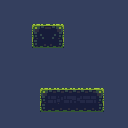

A 2D game scene composited from a Tiled map and its tileset images. What follows is a short description and the map's XML, with every tile layer's data as written:
An orthogonal 16x16 tile map with 8x8 px tiles, 3 tile layers (Grid_8, Auto_layer_values, PureIntGrid), 3 tilesets.

<map version="1.4" tiledversion="1.4.2" orientation="orthogonal" renderorder="right-down" compressionlevel="0" width="16" height="16" tilewidth="8" tileheight="8" infinite="0" backgroundcolor="#343F5E" nextlayerid="4" nextobjectid="1"><tileset firstgid="1" name="Cavernas_by_Adam_Saltsman" tilewidth="8" tileheight="8" tilecount="384" columns="12" objectalignment="topleft" margin="0" spacing="0"><image source="..\..\..\app\samples\Cavernas_by_Adam_Saltsman.png" width="96" height="256" /></tileset><tileset firstgid="385" name="PureIntGrid" tilewidth="8" tileheight="8" tilecount="3" columns="3" objectalignment="topleft"><image source="PureIntGrid.intgrid.png" width="24" height="8" /></tileset><tileset firstgid="388" name="Auto_layer" tilewidth="8" tileheight="8" tilecount="1" columns="1" objectalignment="topleft"><image source="Auto_layer.intgrid.png" width="8" height="8" /></tileset><layer id="1" name="Grid_8" width="16" height="16" opacity="1"><data encoding="csv">0,0,0,0,0,0,0,0,0,0,0,0,0,0,0,0,0,0,0,0,0,0,0,0,0,0,0,0,0,0,0,0,0,0,0,0,0,0,0,0,0,0,0,0,0,0,0,0,0,0,0,0,13,14,2147483662,2147483661,0,0,0,0,0,0,0,0,0,0,0,0,25,26,2147483674,2147483673,0,0,0,0,0,0,0,0,0,0,0,0,37,38,2147483686,2147483685,0,0,0,0,0,0,0,0,0,0,0,0,0,0,0,0,0,0,0,0,0,0,0,0,0,0,0,0,0,0,0,0,0,0,0,0,0,0,0,0,0,0,0,0,0,0,0,0,0,0,0,0,0,0,0,0,0,0,0,0,0,0,0,0,0,0,0,0,0,0,0,0,0,0,0,0,0,0,0,0,0,0,0,0,0,0,0,0,0,0,0,0,0,13,14,14,14,14,14,14,2147483661,0,0,0,0,0,0,0,0,25,4,6,4,7,4,4,2147483673,0,0,0,0,0,0,0,0,37,38,38,38,38,38,38,2147483685,0,0,0,0,0,0,0,0,0,0,0,0,0,0,0,0,0,0,0,0,0,0,0,0,0,0,0,0,0,0,0,0,0,0,0</data></layer><layer id="2" name="Auto_layer_values" width="16" height="16" opacity="1"><data encoding="csv">0,0,0,0,0,0,0,0,0,0,0,0,0,0,0,0,0,0,0,0,0,0,0,0,0,0,0,0,0,0,0,0,0,0,0,0,0,0,0,0,0,0,0,0,0,0,0,0,0,0,0,0,0,0,0,0,0,0,0,0,0,0,0,0,0,0,0,0,0,0,0,0,0,0,0,0,0,0,0,0,0,0,0,0,0,0,0,0,0,0,0,0,0,0,0,0,0,0,0,0,0,0,0,0,0,0,0,0,0,0,0,0,0,0,0,0,0,0,0,0,0,0,0,0,0,0,0,0,0,0,0,0,0,0,0,0,0,0,0,0,0,0,0,0,0,0,0,0,0,0,0,0,0,0,0,0,0,0,0,0,0,0,0,0,0,0,0,0,0,0,0,0,0,0,0,0,0,0,0,0,0,0,0,0,0,0,0,0,0,0,0,0,0,0,0,0,0,0,0,0,0,0,0,0,0,0,0,0,0,0,0,0,0,0,0,0,0,0,0,0,0,0,0,0,0,0,0,0,0,0,0,0,0,0,0,0,0,0,0,0,0,0,0,0,0,0,0,0,0,0,0,0,0,0,0,0</data></layer><layer id="3" name="PureIntGrid" width="16" height="16" opacity="1"><data encoding="csv">0,0,0,0,0,0,0,0,0,0,0,0,0,0,0,0,0,0,0,0,0,0,0,0,0,0,0,0,0,0,0,0,0,0,0,0,0,0,0,0,0,0,0,0,0,0,0,0,0,0,0,0,0,0,0,0,0,0,0,0,0,0,0,0,0,0,0,0,0,0,0,0,0,0,0,0,0,0,0,0,0,0,0,0,0,0,0,0,0,0,0,0,0,0,0,0,0,0,0,0,0,0,0,0,0,0,0,0,0,0,0,0,0,0,0,0,0,0,0,0,0,0,0,0,0,0,0,0,0,0,0,0,0,0,0,0,0,0,0,0,0,0,0,0,0,0,0,0,0,0,0,0,0,0,0,0,0,0,0,0,0,0,0,0,0,0,0,0,0,0,0,0,0,0,0,0,0,0,0,0,0,0,0,0,0,0,0,0,0,0,0,0,0,0,0,0,0,0,0,0,0,0,0,0,0,0,0,0,0,0,0,0,0,0,0,0,0,0,0,0,0,0,0,0,0,0,0,0,0,0,0,0,0,0,0,0,0,0,0,0,0,0,0,0,0,0,0,0,0,0,0,0,0,0,0,0</data></layer></map>